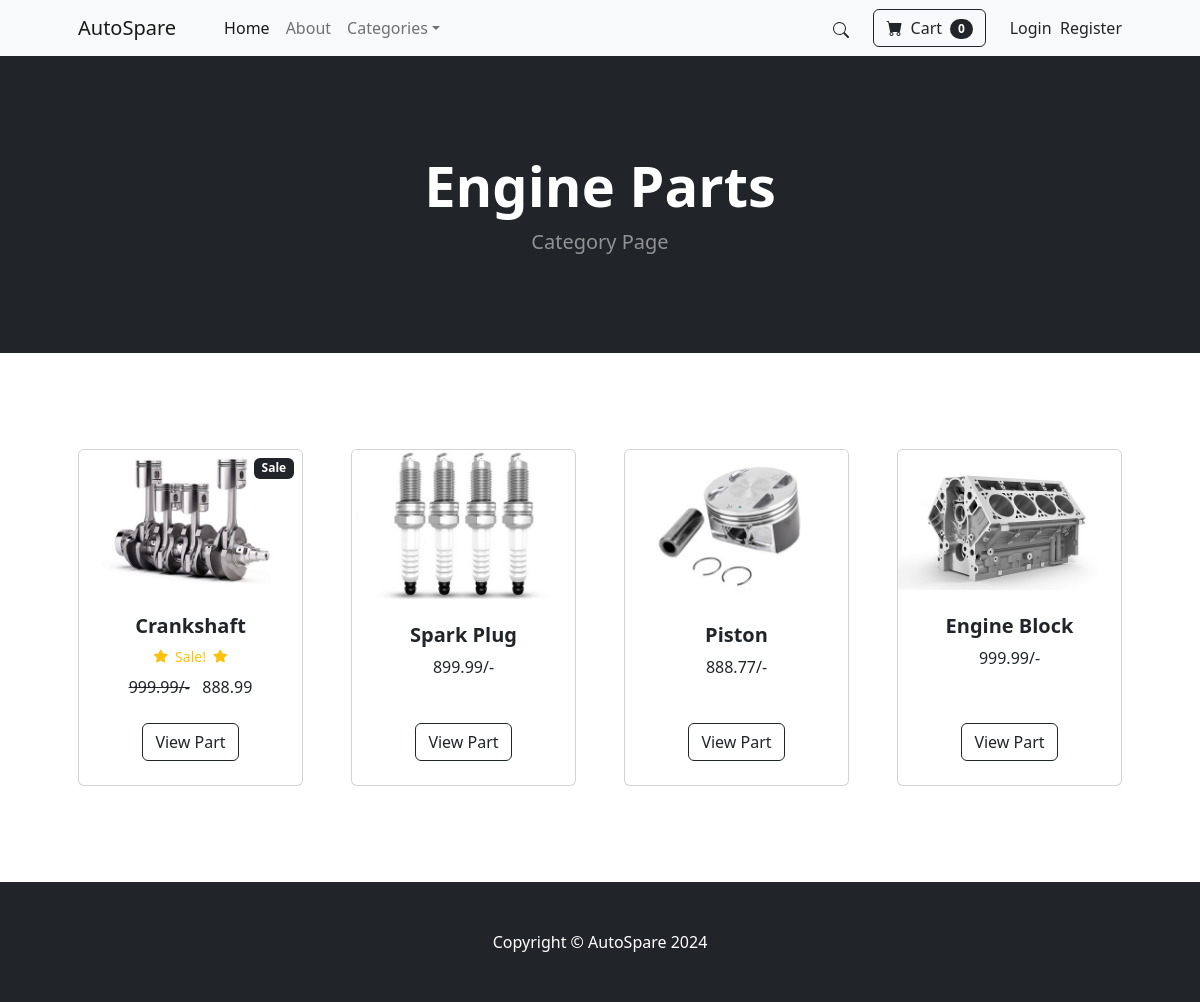
The page /category/Engine Parts on the database its author committed.
### store/models.py (models this page shows, shortened)
class Category(models.Model):
    name = models.CharField(max_length=255)
    def __str__(self):
        return self.name
    class Meta:
        verbose_name_plural = "Categories"

class Part(models.Model):
    name = models.CharField(max_length=255)
    price = models.DecimalField(default=0, decimal_places=2, max_digits=6)
    category = models.ForeignKey(Category, on_delete=models.CASCADE, default=1)
    description = models.CharField(max_length=250, default='', blank=True, null=True)
    image = models.ImageField(upload_to='uploads/part/')
    is_sale = models.BooleanField(default=False)
    sale_price = models.DecimalField(default=0, decimal_places=2, max_digits=6)

### store/views.py (the view)
# urls.py: path('category/<str:foo>', views.category, name='category'),
def category(request, foo):
    foo = foo.replace('-', ' ')
    try:
        category = Category.objects.get(name=foo)
        parts = Part.objects.filter(category=category)
        return render(request, 'category.html', {'parts': parts, 'category':category})
    except:
        messages.success(request, ("That Category Doesn't Exist!"))
        return redirect('home')

### cart/cart.py (called while the page is built)
    def __len__(self):
        return len(self.cart)

### cart/context_processors.py (called while the page is built)
def cart(request):
    return {'cart': Cart(request)}

### store/templates/category.html
{% extends 'base.html' %}
{% block content %}
<header class="bg-dark py-5">
    <div class="container px-4 px-lg-5 my-5">
        <div class="text-center text-white">
            <h1 class="display-4 fw-bolder">{{ category }}</h1>
            <p class="lead fw-normal text-white-50 mb-0">Category Page</p>
        </div>
    </div>
</header>
<section class="py-5">
    <div class="container px-4 px-lg-5 mt-5">
        <div class="row gx-4 gx-lg-5 row-cols-2 row-cols-md-3 row-cols-xl-4 justify-content-center">
            {% for part in parts %}
            {% if part.is_sale %}
            <div class="col mb-5">
                <div class="card h-100">
                    <div class="badge bg-dark text-white position-absolute" style="top: 0.5rem; right: 0.5rem;">
                        Sale
                    </div>
                    <img class="card-img-top" src="{{ part.image.url }}" alt="..." />
                    <div class="card-body p-4">
                        <div class="text-center">
                            <h5 class="fw-bolder">{{ part.name }}</h5>
                            <div class="d-flex justify-content-center small text-warning mb-2">
                                <div class="bi-star-fill"></div>
                                &nbsp;&nbsp;Sale!&nbsp;&nbsp;
                                <div class="bi-star-fill"></div>
                            </div>
                            <strike>{{ part.price }}/-</strike> &nbsp;
                            {{ part.sale_price }}
                        </div>
                    </div>
                    <div class="card-footer p-4 pt-0 border-top-0 bg-transparent">
                        <div class="text-center"><a class="btn btn-outline-dark mt-auto"
                                href="{% url 'part' part.id %}">View Part</a>
                        </div>
                    </div>
                </div>
            </div>
            {% else %}
            <div class="col mb-5">
                <div class="card h-100">
                    <img class="card-img-top" src="{{ part.image.url }}" alt="..." />
                    <div class="card-body p-4">
                        <div class="text-center">
                            <h5 class="fw-bolder">{{ part.name }}</h5>
                            {{ part.price }}/-
                        </div>
                    </div>
                    <div class="card-footer p-4 pt-0 border-top-0 bg-transparent">
                        <div class="text-center"><a class="btn btn-outline-dark mt-auto"
                                href="{% url 'part' part.id %}">View Part</a>
                        </div>
                    </div>
                </div>
            </div>
            {% endif %}
            {% endfor %}
        </div>
    </div>
</section>
{% endblock %}

### rows shown on the page
Category: name "Engine Parts"
Part: image (picture), name "Crankshaft", price "999.99", sale_price "888.99"
Part: image (picture), name "Spark Plug", price "899.99"
Part: image (picture), name "Piston", price "888.77"
Part: image (picture), name "Engine Block", price "999.99"

### other values the page prints
{{ cart|length }} "0"
